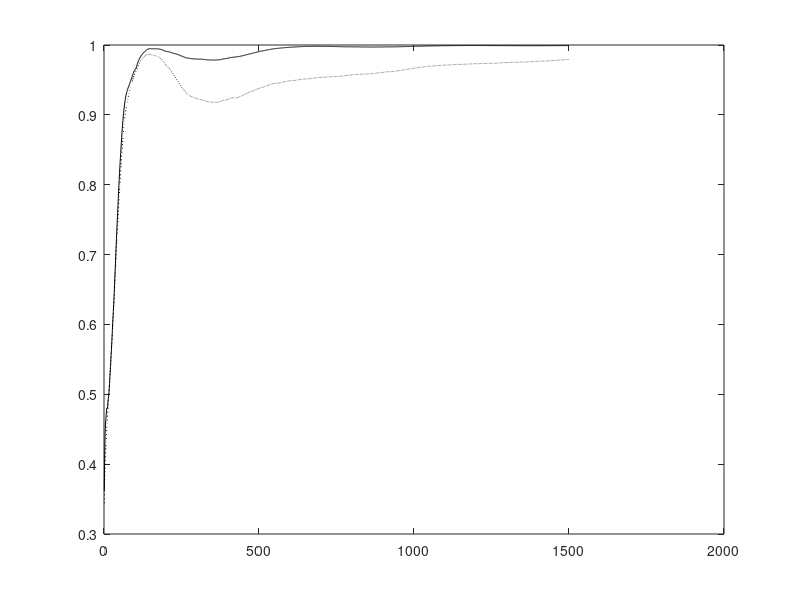

MATLAB code to generate this figure: (Note: this script raises an error after producing the figure.)
% This code is written to support the experiments in the book titled:
% Adaptive Machine Learning Algorithms with Python
% by
% Chanchal Chatterjee
% December 2021
% OJA - Comparison of Adaptive GEVD Homogeneous, Deflated, Weighted

function GEVDAL2;

clear all; 
close all; 

% Number of samples N and dimension D
nSamples = 500;
nDim = 10;
nEA = 4;
nEpochs = 3;
randn('state',0);

% Generate the covX random matrices
covX = 3*...
[ 0.4270   0.0110  -0.0050  -0.0250   0.0890  -0.0790  -0.0190   0.0740   0.0890   0.0050 ; ...
  0.0110   5.6900  -0.0690  -0.2820  -0.7310   0.0900  -0.1240   0.1000   0.4320  -0.1030 ; ...
 -0.0050  -0.0690   0.0800   0.0980   0.0450  -0.0410   0.0230   0.0220  -0.0350   0.0120 ; ...
 -0.0250  -0.2820   0.0980   2.8000  -0.1070   0.1500  -0.1930   0.0950  -0.2260   0.0460 ; ...
  0.0890  -0.7310   0.0450  -0.1070   3.4400   0.2530   0.2510   0.3160   0.0390  -0.0100 ; ...
 -0.0790   0.0900  -0.0410   0.1500   0.2530   2.2700  -0.1800   0.2950  -0.0390  -0.1130 ; ...
 -0.0190  -0.1240   0.0230  -0.1930   0.2510  -0.1800   0.3270   0.0270   0.0260  -0.0160 ; ...
  0.0740   0.1000   0.0220   0.0950   0.3160   0.2950   0.0270   0.7270  -0.0960  -0.0170 ; ...
  0.0890   0.4320  -0.0350  -0.2260   0.0390  -0.0390   0.0260  -0.0960   0.7150  -0.0090 ; ...
  0.0050  -0.1030   0.0120   0.0460  -0.0100  -0.1130  -0.0160  -0.0170  -0.0090   0.0650 ];

covY = 2*...
[ 0.3350   0.0260  -0.0510  -0.0120   0.0790   0.0170   0.0290   0.0080   0.0770  -0.0300 ; ...
  0.0260   0.0910   0.0110  -0.0100   0.0060  -0.0140  -0.0020  -0.0230   0.0110   0.0350 ; ...
 -0.0510   0.0110   0.0780   0.0000   0.0160   0.0030   0.0300  -0.0350  -0.0030  -0.0490 ; ...
 -0.0120  -0.0100   0.0000   0.0820  -0.0030  -0.0260  -0.0250  -0.0290  -0.0150   0.0250 ; ...
  0.0790   0.0060   0.0160  -0.0030   0.7970   0.1940  -0.0370  -0.0230   0.0590  -0.1450 ; ...
  0.0170  -0.0140   0.0030  -0.0260   0.1940   1.5000   0.0140  -0.1040   0.1140  -0.2290 ; ...
  0.0290  -0.0020   0.0300  -0.0250  -0.0370   0.0140   0.2770  -0.0300  -0.0770  -0.0510 ; ...
  0.0080  -0.0230  -0.0350  -0.0290  -0.0230  -0.1040  -0.0300   0.3170   0.0220   0.0100 ; ...
  0.0770   0.0110  -0.0030  -0.0150   0.0590   0.1140  -0.0770   0.0220   0.5380   0.0340 ; ...
 -0.0300   0.0350  -0.0490   0.0250  -0.1450  -0.2290  -0.0510   0.0100   0.0340   0.6680 ];
    
% Compute X samples
[V1,D1] = eig(covX);
[d,in] = sort(diag(D1));
V = zeros(nDim,nDim);
D = zeros(nDim,nDim);
for i = 1 : nDim
   V(:,i) = V1(:,in(nDim+1-i));
   D(i,i) = D1(in(nDim+1-i),in(nDim+1-i));
end
x(1:nDim,1:nSamples) = V*sqrt(D)*randn(nDim,nSamples);

% Compute Y samples
[V1,D1] = eig(covY);
[d,in] = sort(diag(D1));
V = zeros(nDim,nDim);
D = zeros(nDim,nDim);
for i = 1 : nDim
    V(:,i) = V1(:,in(nDim+1-i));
    D(i,i) = D1(in(nDim+1-i),in(nDim+1-i));
end
y(1:nDim,1:nSamples) = V*sqrt(D)*randn(nDim,nSamples);

% Compute Corrl matrix and eigen values for X samples
corX = zeros(nDim,nDim);
for i = 1 : nSamples
   corX = corX + (x(:,i) * x(:,i)' / nSamples);
end
[V1,D1] = eig(corX);
[d,in] = sort(diag(D1));
DX = zeros(nDim,nDim);
for i = 1 : nDim
    DX(i,i) = D1(in(nDim+1-i),in(nDim+1-i));
end
diag(DX)'

% Compute Corrl matrix and eigen values for Y samples
corY = zeros(nDim,nDim);
for i = 1 : nSamples
    corY = corY + y(:,i)*y(:,i)'/nSamples;
end
[V1,D1] = eig(corY);
[d,in] = sort(diag(D1));
DY = zeros(nDim,nDim);
for i = 1 : nDim
    DY(i,i) = D1(in(nDim+1-i),in(nDim+1-i));
end
diag(DY)'

% Compute true Generalized Eigenvectors
[V1,D1] = eig(corX, corY);
[d,in] = sort(diag(D1));
V = zeros(nDim,nDim);
D = zeros(nDim,nDim);
for i = 1 : nDim
    V(:,i) = V1(:,in(nDim+1-i)) / norm(V1(:,in(nDim+1-i)));
    D(i,i) = D1(in(nDim+1-i), in(nDim+1-i));
end
V(:,1:nEA)
diag(D)'

% Adaptive algorithm
A = zeros(nDim,nDim);
B = zeros(nDim,nDim);
W1 = 0.1 * ones(nDim,nEA);
W2 = W1;
W3 = W1;
C  = diag([2.6 2.3 2.0 1.7])%2.3-0.4*[1:nEA])
Ip  = eye(nEA,nEA);
mu = 1;
for epoch = 1 : nEpochs
    for iter = 1 : nSamples
        
        cnt = nSamples*(epoch-1) + iter;
      
        A = A + (1.0/cnt)*((x(:,iter) * x(:,iter)') - A);
        B = B + (1.0/cnt)*((y(:,iter) * y(:,iter)') - B);
        etat1 = 1.0/(140 + cnt);
        etat2 = 1.0/(500 + cnt);
      
        % Homogeneous Gradient Descent
        %W1 = W1 + etat*(A*W1 - B*W1*(W1'*A*W1));
      
        % Deflated Gradient Descent
        W2 = W2 + etat1*(A*W2 - 0.5*B*W2*triu(W2'*A*W2) - 0.5*A*W2*triu(W2'*B*W2) - mu*B*W2*triu(W2'*B*W2 - Ip));
      
        % Weighted Gradient Descent
        W3 = W3 + etat2*(A*W3*C - B*W3*C*(W3'*A*W3) - A*W3*C*(W3'*B*W3) - mu*B*W3*C*(W3'*B*W3 - Ip));
      
        for i = 1 : nEA      
      	    %u1 = W1(:,i)/sqrt(W1(:,i)' * B * W1(:,i));
      	    u2 = W2(:,i)/sqrt(W2(:,i)' * W2(:,i));
      	    u3 = W3(:,i)/sqrt(W3(:,i)' * W3(:,i));
      	    %cos_t1(i,cnt) = abs(u1' * V(:,i));
            cos_t2(i,cnt) = abs(u2' * V(:,i));
            cos_t3(i,cnt) = abs(u3' * V(:,i));
        end
        ind(cnt) = cnt;
    end
end

if (1)

W2byNorm = W2*sqrt(inv(diag(diag(W2'*B*W2))))
V1to4 = V(:,1:nEA)
W3byNorm = W3*sqrt(inv(diag(diag(W3'*B*W3))))
V1to4 = V(:,1:nEA)

W2W2 = (W2'*B*W2)
W3W3 = (W3'*B*W3)

EstL2 = (diag(W2'*A*W2) ./ diag(W2'*B*W2))'
EstL3 = (diag(W3'*A*W3) ./ diag(W3'*B*W3))'
ActL  = diag(D(:,1:nEA))'

% Plot the convergence results

figure(1);
plot(ind,cos_t2(1,:),'k-'); hold on;
plot(ind,cos_t3(1,:),'k:'); hold on;
plot(0,1,'k:'); hold on;
legend('Deflated','Weighted',0);
xlabel('Number of Samples');
ylabel('Direction Cosine - Component 1');
hold off;

% Plot the convergence results
figure(2);
plot(ind,cos_t2(2,:),'k-'); hold on;
plot(ind,cos_t3(2,:),'k:'); hold on;
plot(0,1,'k:'); hold on;
legend('Deflated','Weighted',0);
xlabel('Number of Samples');
ylabel('Direction Cosine - Component 2');
hold off;

% Plot the convergence results
figure(3);
plot(ind,cos_t2(3,:),'k-'); hold on;
plot(ind,cos_t3(3,:),'k:'); hold on;
plot(0,1,'k:'); hold on;
legend('Deflated','Weighted',0);
xlabel('Number of Samples');
ylabel('Direction Cosine - Component 3');
hold off;

% Plot the convergence results
figure(4);
plot(ind,cos_t2(4,:),'k-'); hold on;
plot(ind,cos_t3(4,:),'k:'); hold on;
plot(0,1,'k:'); hold on;
legend('Deflated','Weighted',0);
xlabel('Number of Samples');
ylabel('Direction Cosine - Component 4');
hold off;

else

W1byNorm = W1*sqrt(inv(diag(diag(W1'*B*W1))))
V1to4 = V(:,1:nEA)
W2byNorm = W2*sqrt(inv(diag(diag(W2'*B*W2))))
V1to4 = V(:,1:nEA)
W3byNorm = W3*sqrt(inv(diag(diag(W3'*B*W3))))
V1to4 = V(:,1:nEA)

W1W1 = (W1'*B*W1)
W2W2 = (W2'*B*W2)
W3W3 = (W3'*B*W3)

EstL1 = (diag(W1'*A*W1) ./ diag(W1'*B*W1))'
EstL2 = (diag(W2'*A*W2) ./ diag(W2'*B*W2))'
EstL3 = (diag(W3'*A*W3) ./ diag(W3'*B*W3))'
ActL  = diag(D(:,1:nEA))'

% Plot the convergence results
figure(1);
plot(ind,cos_t1(1,:),'r:'); hold on;
plot(ind,cos_t2(1,:),'g-'); hold on;
plot(ind,cos_t3(1,:),'b--'); hold on;
legend('Symmetric','Deflated','Weighted',0);
xlabel('Number of Samples');
ylabel('Direction Cosine - Component 1');
hold off;

% Plot the convergence results
figure(2);
plot(ind,cos_t1(2,:),'r:'); hold on;
plot(ind,cos_t2(2,:),'g-'); hold on;
plot(ind,cos_t3(2,:),'b--'); hold on;
legend('Symmetric','Deflated','Weighted',0);
xlabel('Number of Samples');
ylabel('Direction Cosine - Component 2');
hold off;

% Plot the convergence results
figure(3);
plot(ind,cos_t1(3,:),'r:'); hold on;
plot(ind,cos_t2(3,:),'g-'); hold on;
plot(ind,cos_t3(3,:),'b--'); hold on;
legend('Symmetric','Deflated','Weighted',0);
xlabel('Number of Samples');
ylabel('Direction Cosine - Component 3');
hold off;

% Plot the convergence results
figure(4);
plot(ind,cos_t1(4,:),'r:'); hold on;
plot(ind,cos_t2(4,:),'g-'); hold on;
plot(ind,cos_t3(4,:),'b--'); hold on;
legend('Symmetric','Deflated','Weighted',0);
xlabel('Number of Samples');
ylabel('Direction Cosine - Component 4');
hold off;

end

%keyboard




  
